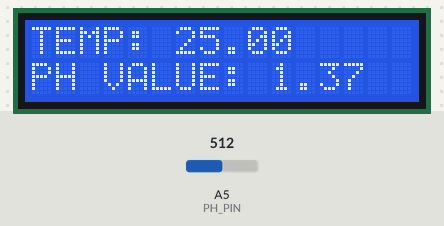
Bench run of a sketch on a simulated Arduino Uno, built with avr-gcc and run on an emulated ATmega328P. On the bench: 16×2 character LCD. Inputs (shaded band) come from the test bench; at power-on: A5 (PH_PIN) = 512.

Above: at 1.6 s.
1.7 s: A5 (PH_PIN) set to 716
At 3.1 s:
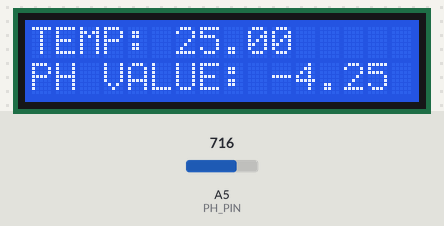
3.5 s: A5 (PH_PIN) set to 900
At 4.7 s:
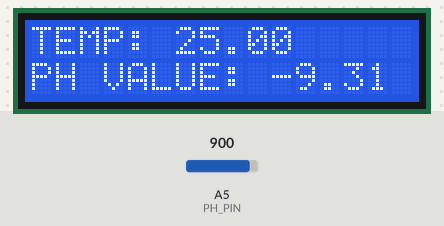
5.5 s: A5 (PH_PIN) set to 1010
At 7.5 s:
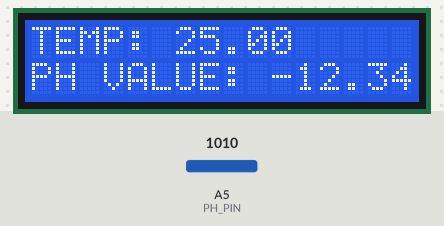
Timing chart, 0 to 9.0 s (numbered marks = the images above; inputs shaded):
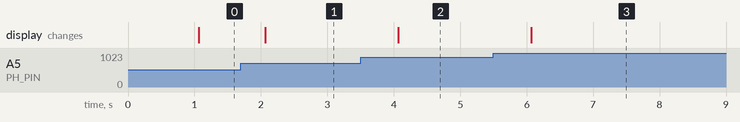

The sketch:

ph_lcd.ino
```cpp
#include "DFRobot_PH.h"
#include <EEPROM.h>
#include <LiquidCrystal.h>

#define PH_PIN A5
float voltage,phValue,temperature = 25;
DFRobot_PH ph;
LiquidCrystal lcd = LiquidCrystal(2, 3, 4, 5, 6, 7);

void setup()
{
   lcd.begin(16, 2);
    ph.begin();
}

void loop()
{
    static unsigned long timepoint = millis();
    if(millis()-timepoint>1000U){                  //time interval: 1s
        timepoint = millis();
        //temperature = readTemperature();         // read your temperature sensor to execute temperature compensation
        voltage = analogRead(PH_PIN)/1024.0*5000;  // read the voltage
        phValue = ph.readPH(voltage,temperature);  // convert voltage to pH with temperature compensation
//        Serial.print("temperature:");
//        Serial.print(temperature,1);
//        Serial.print("^C  pH:");
//        Serial.println(phValue,2);
        lcd.setCursor(0, 0);
        lcd.print("TEMP: ");
        lcd.print(temperature);
        lcd.setCursor(0, 1);
        lcd.print("PH VALUE: ");
        lcd.print(phValue);

    }
    ph.calibration(voltage,temperature);           // calibration process by Serail CMD
}

float readTemperature()
{
  //add your code here to get the temperature from your temperature sensor
}
```

Measured:
- after the input at 1.7 s, the display: changes after 0.37 s (image 1)
- after the input at 3.5 s, the display: changes after 0.57 s (image 2)
- after the input at 5.5 s, the display: changes after 0.57 s (image 3)
